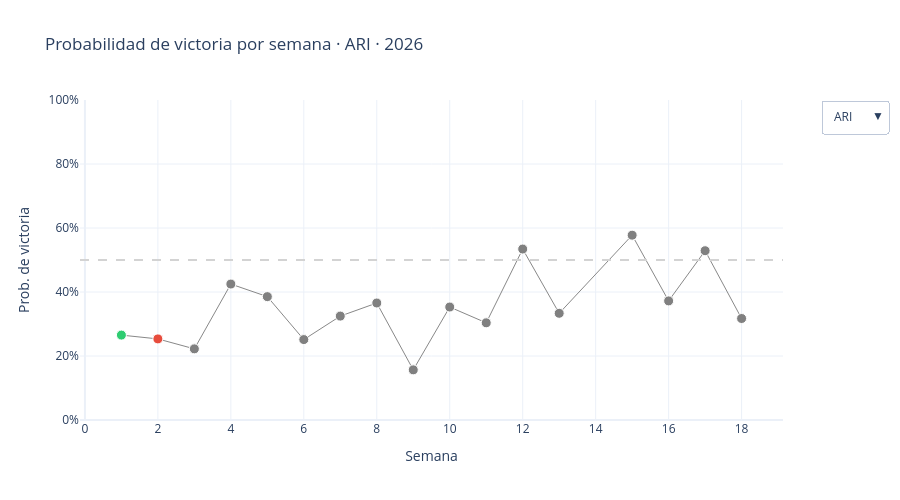

This figure's notebook cell:
### Markdown cell above
## §8 · Calendario interactivo por equipo

Selecciona un equipo en el menú desplegable para ver su probabilidad de
victoria semana a semana. Verde = ganó, rojo = perdió, gris = pendiente.

### Code cell
teams_sorted = sorted(final_elos.keys())
fig = go.Figure()

for i, t in enumerate(teams_sorted):
    v = team_schedule_view(games_df, t)
    marker_colors = [
        'gray' if not played else ('#2ecc71' if won == 1 else '#e74c3c')
        for played, won in zip(v['played'], v['team_won'])
    ]
    fig.add_trace(go.Scatter(
        x=v['week'], y=v['team_win_prob'],
        mode='lines+markers',
        name=t,
        visible=(i == 0),
        line=dict(color='#888', width=1),
        marker=dict(size=10, color=marker_colors, line=dict(width=1, color='white')),
        customdata=np.stack([v['opponent'], np.where(v['is_home'], 'Local', 'Visitante')], axis=-1),
        hovertemplate='Semana %{x}<br>Rival: %{customdata[0]} (%{customdata[1]})<br>Prob. victoria: %{y:.1%}<extra></extra>',
    ))

buttons = []
for i, t in enumerate(teams_sorted):
    visible = [j == i for j in range(len(teams_sorted))]
    buttons.append(dict(label=t, method='update',
                         args=[{'visible': visible}, {'title': f'Probabilidad de victoria por semana · {t} · {SEASON}'}]))

fig.update_layout(
    updatemenus=[dict(buttons=buttons, direction='down', x=1.15, y=1, showactive=True)],
    title=f'Probabilidad de victoria por semana · {teams_sorted[0]} · {SEASON}',
    xaxis_title='Semana', yaxis_title='Prob. de victoria',
    yaxis=dict(tickformat='.0%', range=[0, 1]),
    template='plotly_white', height=500,
)
fig.add_hline(y=0.5, line_dash='dash', line_color='lightgray')
fig.show()
